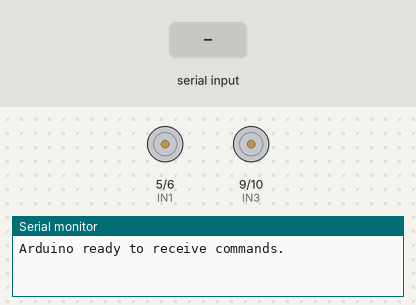
The sketch below on a simulated Arduino Uno, built with avr-gcc and run on an emulated ATmega328P. Shown: motor-driver pin pairs drawn as motors (green arrow = first pin HIGH = forward, orange = second pin HIGH = backward, longer = more drive), the last lines printed to the serial monitor. The test bench sets the inputs (shaded band).

Above: at 1.2 s.
1.3 s: "garbage\n" received over Serial
At 2.95 s:
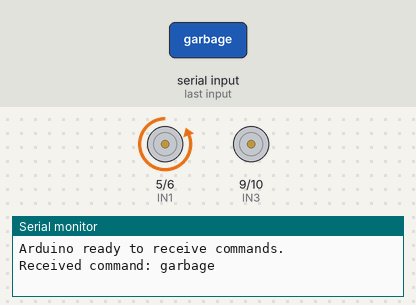
4.3 s: "compost\n" received over Serial
At 4.38 s:
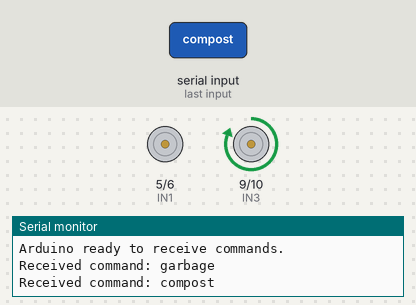
7.3 s: "recycling\n" received over Serial
At 8.96 s:
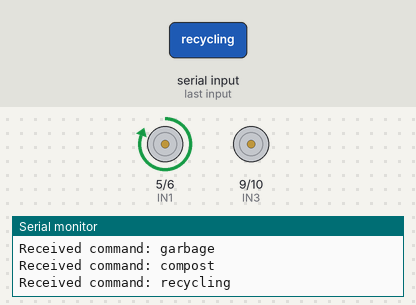
Timing chart, 0 to 10.5 s (numbered marks = the images above; inputs shaded):
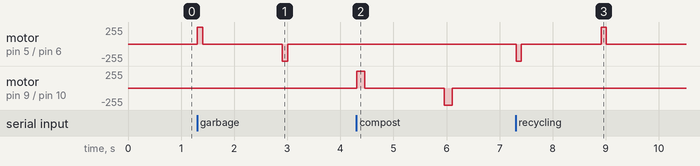

Measured:
- after the input at 1.3 s, motor on pin 5 (IN1) / pin 6 (IN2): stopped → forward 255/255 at once, → stopped 0.10 s later, → backward 255/255 1.5 s later, → stopped 0.10 s later
- after the input at 4.3 s, motor on pin 9 (IN3) / pin 10 (IN4): stopped → forward 255/255 at once, → stopped 0.15 s later, → backward 255/255 1.5 s later, → stopped 0.15 s later
- after the input at 7.3 s, motor on pin 5 (IN1) / pin 6 (IN2): stopped → backward 255/255 at once, → stopped 0.10 s later, → forward 255/255 1.5 s later, → stopped 0.10 s later

The sketch:

ArduinoAutoBin.ino
```cpp
const int IN1 = 5;  // Motor control pin
const int IN2 = 6; // Motor control pin
const int IN3 = 9; // Motor control pin
const int IN4 = 10; // Motor control pin

void setup() {
  pinMode(IN1, OUTPUT);
  pinMode(IN2, OUTPUT);
  pinMode(IN3, OUTPUT);
  pinMode(IN4, OUTPUT);

  Serial.begin(9600);
  Serial.println("Arduino ready to receive commands.");
}

void loop() {
  if (Serial.available() > 0) {
    String command = Serial.readStringUntil('\n'); // Read the incoming command
    command.trim(); // Remove any extra whitespace or newlines
    Serial.println("Received command: " + command);
    // if(command.equalsIgnoreCase("off")){
    //   OFF();
    // }

    if (command.equalsIgnoreCase("garbage")) {
      Garbage();
    } else if (command.equalsIgnoreCase("recycling")) {
      Recycling();
    } else if (command.equalsIgnoreCase("compost")) {
      Compost();
    } else {
      Serial.println("Invalid command received.");
    }
  }
}


void Garbage(){
    digitalWrite(IN1, HIGH);
    digitalWrite(IN2, LOW);
    delay(100);
    digitalWrite(IN1, LOW);
    digitalWrite(IN2, LOW);
    delay(1500);
    digitalWrite(IN1, LOW);
    digitalWrite(IN2, HIGH);
    delay(100);
    digitalWrite(IN1, LOW);
    digitalWrite(IN2, LOW);
}
void Compost(){
    digitalWrite(IN3, HIGH);
    digitalWrite(IN4, LOW);
    delay(150);
    digitalWrite(IN3, LOW);
    digitalWrite(IN4, LOW);
    delay(1500);
    digitalWrite(IN3, LOW);
    digitalWrite(IN4, HIGH);
    delay(150);
    digitalWrite(IN3, LOW);
    digitalWrite(IN4, LOW);
}

void Recycling(){
    digitalWrite(IN1, LOW);
    digitalWrite(IN2, HIGH);
    delay(100);
    digitalWrite(IN1, LOW);
    digitalWrite(IN2, LOW);
    delay(1500);
    digitalWrite(IN1, HIGH);
    digitalWrite(IN2, LOW);
    delay(100);
    digitalWrite(IN1, LOW);
    digitalWrite(IN2, LOW);
}
```
